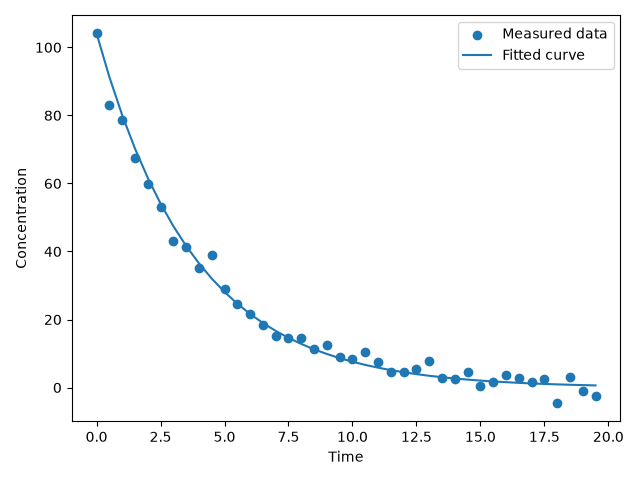

Recreate this plot in Python.
import numpy as np
import matplotlib.pyplot as plt
from scipy.optimize import minimize

# Read the data from the csv file
data = np.loadtxt("kinetics.csv", delimiter=",", skiprows=1)

t = data[:, 0]
C = data[:, 1]

# The first concentration is C0
C0 = C[0]

# Calculate the total error for a given k
def total_error(k):
    k = k[0]
    predicted = C0 * np.exp(-k * t)
    error = np.sum((C - predicted)**2)
    return error

# Find the value of k that gives the smallest error
result = minimize(
    total_error,
    [0.5],
    method="SLSQP",
    bounds=[(0, 5)]
)

k = result.x[0]

print("Fitted k =", k)

# Calculate the fitted curve
fitted_C = C0 * np.exp(-k * t)

# Plot the measured data and fitted curve
plt.scatter(t, C, label="Measured data")
plt.plot(t, fitted_C, label="Fitted curve")

plt.xlabel("Time")
plt.ylabel("Concentration")
plt.legend()
plt.tight_layout()

plt.savefig("kinetics.png")
plt.show()
